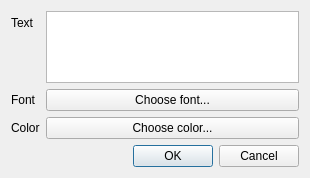
<?xml version="1.0" encoding="UTF-8"?>
<ui version="4.0">
 <class>DialogChangeText</class>
 <widget class="QDialog" name="DialogChangeText">
  <property name="geometry">
   <rect>
    <x>0</x>
    <y>0</y>
    <width>310</width>
    <height>178</height>
   </rect>
  </property>
  <property name="windowTitle">
   <string>Dialog</string>
  </property>
  <layout class="QVBoxLayout" name="verticalLayout">
   <item>
    <layout class="QFormLayout" name="formLayout_2">
     <item row="0" column="0">
      <widget class="QLabel" name="label">
       <property name="text">
        <string>Text</string>
       </property>
       <property name="buddy">
        <cstring>text</cstring>
       </property>
      </widget>
     </item>
     <item row="1" column="0">
      <widget class="QLabel" name="label_2">
       <property name="text">
        <string>Font</string>
       </property>
       <property name="buddy">
        <cstring>button_font</cstring>
       </property>
      </widget>
     </item>
     <item row="2" column="0">
      <widget class="QLabel" name="label_3">
       <property name="text">
        <string>Color</string>
       </property>
       <property name="buddy">
        <cstring>button_color</cstring>
       </property>
      </widget>
     </item>
     <item row="1" column="1">
      <widget class="QPushButton" name="button_font">
       <property name="text">
        <string>Choose font...</string>
       </property>
      </widget>
     </item>
     <item row="2" column="1">
      <widget class="QPushButton" name="button_color">
       <property name="text">
        <string>Choose color...</string>
       </property>
      </widget>
     </item>
     <item row="0" column="1">
      <widget class="QPlainTextEdit" name="text"/>
     </item>
    </layout>
   </item>
   <item>
    <widget class="QDialogButtonBox" name="buttonBox">
     <property name="orientation">
      <enum>Qt::Horizontal</enum>
     </property>
     <property name="standardButtons">
      <set>QDialogButtonBox::Cancel|QDialogButtonBox::Ok</set>
     </property>
    </widget>
   </item>
  </layout>
 </widget>
 <resources/>
 <connections>
  <connection>
   <sender>buttonBox</sender>
   <signal>accepted()</signal>
   <receiver>DialogChangeText</receiver>
   <slot>accept()</slot>
   <hints>
    <hint type="sourcelabel">
     <x>248</x>
     <y>254</y>
    </hint>
    <hint type="destinationlabel">
     <x>157</x>
     <y>274</y>
    </hint>
   </hints>
  </connection>
  <connection>
   <sender>buttonBox</sender>
   <signal>rejected()</signal>
   <receiver>DialogChangeText</receiver>
   <slot>reject()</slot>
   <hints>
    <hint type="sourcelabel">
     <x>316</x>
     <y>260</y>
    </hint>
    <hint type="destinationlabel">
     <x>286</x>
     <y>274</y>
    </hint>
   </hints>
  </connection>
 </connections>
</ui>
